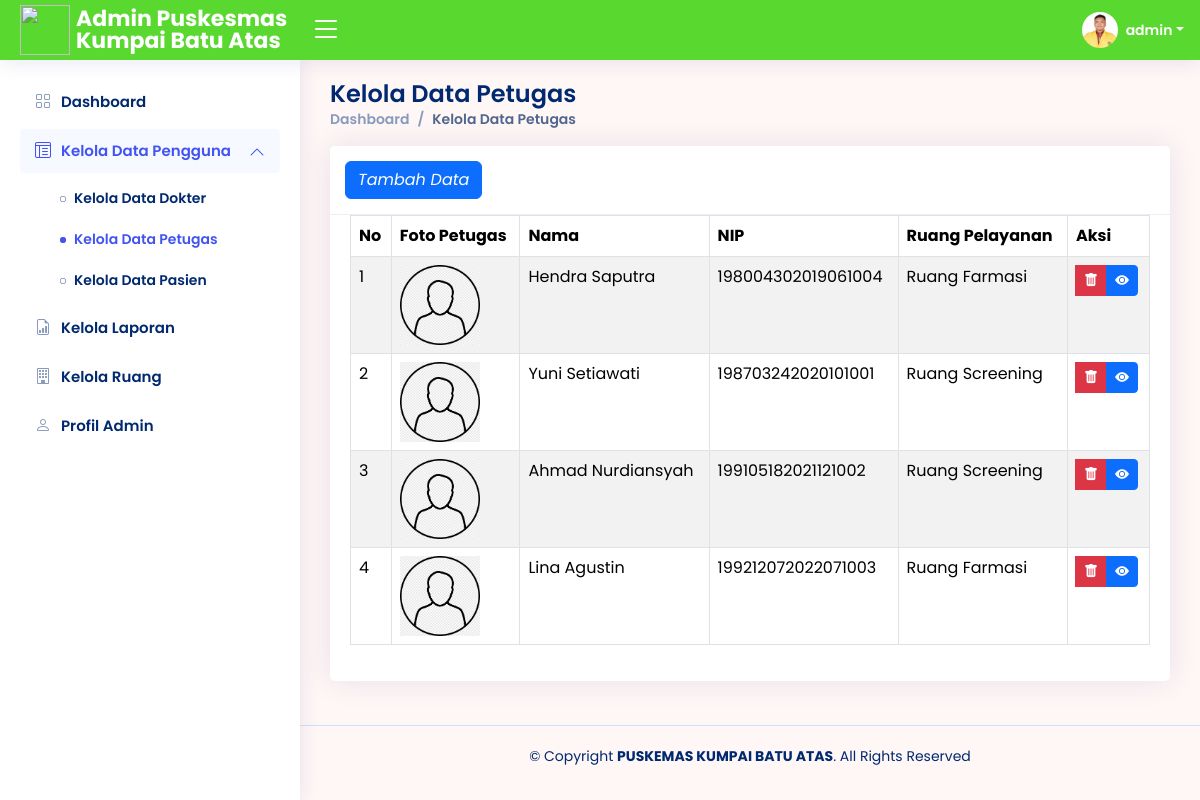
Page /adm/Kelola_Petugas/tabel-petugas.php (signed in) on the committed database.
### tables this page shows
CREATE TABLE `petugas` (
  `nip_petugas` bigint(20) NOT NULL,
  `id_ruang` bigint(20) NOT NULL,
  `nama_petugas` varchar(100) NOT NULL,
  `foto_petugas` text NOT NULL,
  `jk_petugas` enum('Laki-Laki','Perempuan') NOT NULL,
  `agama_petugas` enum('Islam','Kristen','Katolik','Hindu','Buddha','Khonghucu') NOT NULL,
  `alamat_petugas` varchar(100) NOT NULL,
  `no_hp_petugas` varchar(100) NOT NULL,
  `password_petugas` varchar(100) NOT NULL,
  `status_pernikahan_petugas` enum('Sudah Menikah','Belum Menikah','Janda/Duda') NOT NULL,
  `tempat_lahir_petugas` varchar(50) NOT NULL,
  `tgl_lahir_petugas` date NOT NULL
);

CREATE TABLE `ruang` (
  `id_ruang` bigint(20) NOT NULL,
  `nama_ruang` varchar(100) NOT NULL,
  `tipe_ruang` enum('pelayanan','internal') NOT NULL DEFAULT 'pelayanan'
);

### adm/Kelola_Petugas/tabel-petugas.php (the view, shortened to what this page needs)
<?php
require 'function-petugas.php';
?>
<!DOCTYPE html>
<html lang="en">
<head>
  <?php
  include '../link.php';
  ?>
</head>
<body>
  <?php
  include '../header.php';
  include '../siderbar.php';
  ?>
  <main id="main" class="main">
    <div class="pagetitle">
      <h1>Kelola Data Petugas</h1>
      <nav>
        <ol class="breadcrumb">
          <li class="breadcrumb-item"><a href="../Dashboard/index.php">Dashboard</a></li>
          <li class="breadcrumb-item active">Kelola Data Petugas</li>
        </ol>
      </nav>
    </div>
    <div class="card mb-4">
      <div class="card-header">
        <button type="button" class="btn btn-primary" data-bs-toggle="modal" data-bs-target="#ExtralargeModal">
          <i class="fa fa-plus">
            Tambah Data
          </i></button>
      </div>
      <div class="card-body">
        <div class="table-responsive">
          <table class="table datatable table-striped table-bordered" id="dataTable" width="100%" cellspacing="0">
            <thead>
              <tr>
                <th>No</th>
                <th>Foto Petugas</th>
                <th>Nama</th>
                <th>NIP</th>
                <th>Ruang Pelayanan</th>
                <th>Aksi</th>
              </tr>
            </thead>
            <tbody>
              <?php
              $ambilsemuapetugas = mysqli_query($conn, "SELECT * FROM petugas a left join ruang b on a.id_ruang=b.id_ruang");
              $i = 1;
              while ($data = mysqli_fetch_array($ambilsemuapetugas)) {
                $foto_petugas = $data['foto_petugas'];
                $nama_petugas = $data['nama_petugas'];
                $nip_petugas = $data['nip_petugas'];
                $nama_ruang = $data['nama_ruang'];
              ?>
                <tr>
                  <td><?= $i++; ?></td>
                  <td><img src="img/<?php echo $foto_petugas; ?>" alt="<?php echo $foto_petugas; ?>" height="80" width="80"></td>
                  <td><?= $nama_petugas; ?></td>
                  <td><?= $nip_petugas; ?></td>
                  <td><?= $nama_ruang; ?></td>
                  <td>
                    <div class="btn-group" role="group" aria-label="Basic example">
                      <button type="button" class="btn btn-danger btn-sm" data-bs-toggle="modal" data-bs-target="#delete<?= $nip_petugas; ?>"><i class=" bi bi-trash-fill"></i></button>
                      <a type="button" class="btn btn-primary btn-sm" href="detail-petugas.php?nip_petugas=<?php echo $data["nip_petugas"]; ?>"><i class=" bi bi-eye-fill"></i></a>
                    </div>
                  </td>
                </tr>
              <?php
              };
              ?>
            </tbody>
          </table>
        </div>
      </div>
    </div>
  </main>
  <?php
  include '../footer.php';
  ?>
</body>
</html>

### adm/header.php (shortened to what this page needs)
<?php
include "../../koneksi.php";
?>
<header id="header" class="header fixed-top d-flex align-items-center">
  <div class="d-flex align-items-center justify-content-between">
    <a href="index.php" class="logo d-flex align-items-center">
      <img src="../img/logo_pkm.jpg" width="50" height="50">
      <span class="d-none d-lg-block">Admin Puskesmas Kumpai Batu Atas</span>
    </a>
    <i class="bi bi-list toggle-sidebar-btn collapsed"></i>
  </div>
  <nav class="header-nav ms-auto">
    <?php
    $id_adm = $_SESSION['admin_id'];
    $tampiladmin = mysqli_query($conn, "SELECT * FROM admin WHERE id_admin='$id_adm'");
    while ($data = mysqli_fetch_array($tampiladmin)) :
    ?>
      <ul class="d-flex align-items-center">
        <li class="nav-item dropdown pe-3">
          <a class="nav-link nav-profile d-flex align-items-center pe-0" href="#" data-bs-toggle="dropdown">
            <img src="../Profil_Admin/img/<?php echo $data['foto_admin']; ?>" alt="<?php echo $data['foto_admin']; ?>" class="rounded-circle">
            <span class="d-none d-md-block dropdown-toggle ps-2"><?php echo $data['username_admin']; ?></span>
          </a>
        </li>
      </ul>
    <?php
    endwhile;
    ?>
  </nav>
</header>

### adm/assets/css/style5.css (style rules this page uses)
:root { scroll-behavior: smooth; }
body { font-family: "Open Sans", sans-serif; background: #fff6f6; color: #444444; }
a { color: #4154f1; text-decoration: none; }
h1, h2, h3, h4, h5, h6 { font-family: "Nunito", sans-serif; }
#main { margin-top: 60px; padding: 20px 30px; transition: all 0.3s; }
.pagetitle { margin-bottom: 10px; }
.pagetitle h1 { font-size: 24px; margin-bottom: 0; font-weight: 600; color: #012970; }
.card { margin-bottom: 30px; border: none; border-radius: 5px; box-shadow: 0px 0 30px rgba(1, 41, 112, 0.1); }
.card-header, .card-footer { border-color: #ebeef4; background-color: #ffffff; color: #798eb3; padding: 15px; }
.card-body { padding: 0 20px 20px 20px; }
.breadcrumb { font-size: 14px; font-family: "Nunito", sans-serif; color: #899bbd; font-weight: 600; }
.breadcrumb a { color: #899bbd; transition: 0.3s; }
.breadcrumb .breadcrumb-item::before { color: #899bbd; }
.breadcrumb .active { color: #51678f; font-weight: 600; }
.logo { line-height: 1; }
@media (min-width: 1200px) { .logo { width: 280px; } }
.logo img { margin-right: 6px; }
.logo span { font-size: 22px; font-weight: 700; color: #ffffff; font-family: "Nunito", sans-serif; }
.header { transition: all 0.5s; z-index: 997; height: 60px; box-shadow: 0px 2px 20px rgba(1, 41, 112, 0.1); background-color: #59d82f; padding-left: 20px; }
.header .toggle-sidebar-btn { font-size: 32px; padding-left: 10px; cursor: pointer; color: #ffffff; }
.header-nav ul { list-style: none; }
.header-nav>ul { margin: 0; padding: 0; }
.header-nav .nav-profile { color: #ffffff; }
.header-nav .nav-profile img { max-height: 36px; }
.header-nav .nav-profile span { font-size: 14px; font-weight: 600; }
@media (min-width: 1200px) { #main, #footer { margin-left: 300px; } }
body, h1, h2, h3, h4, h5, h6, p, a, span, td, th, label, input, button, select, .breadcrumb, .card-title, .card-text { font-family: 'Poppins', sans-serif !important; }

### rows in the picture
petugas: foto_petugas (placeholder picture), nama_petugas "Hendra Saputra", nip_petugas "198004302019061004", id_ruang.nama_ruang "Ruang Farmasi"
petugas: foto_petugas (placeholder picture), nama_petugas "Yuni Setiawati", nip_petugas "198703242020101001", id_ruang.nama_ruang "Ruang Screening"
petugas: foto_petugas (placeholder picture), nama_petugas "Ahmad Nurdiansyah", nip_petugas "199105182021121002", id_ruang.nama_ruang "Ruang Screening"
petugas: foto_petugas (placeholder picture), nama_petugas "Lina Agustin", nip_petugas "199212072022071003", id_ruang.nama_ruang "Ruang Farmasi"

### other values in the picture
$data['username_admin'] "admin"
